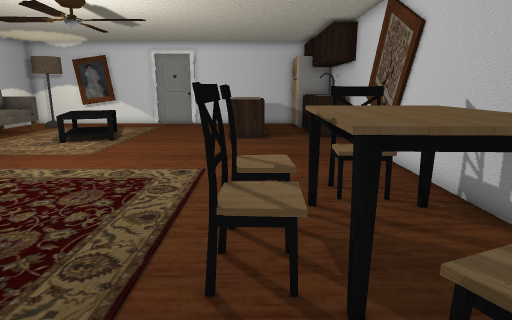
[1] (above)

16 first-person views from a walk through a Unity game level. The camera is 1.4 m above the floor, tilts 12° down and sees 75° across. Doors are open. The floor is counted in squares, 0.5 m on a side. Each view is taken from the middle of a square. On the plan, view 1 faces up. The plan holds only what a view shows up to about 20 squares ahead; the rest is blank. The player is left out. Some surface patterns are stand-ins.

[2]
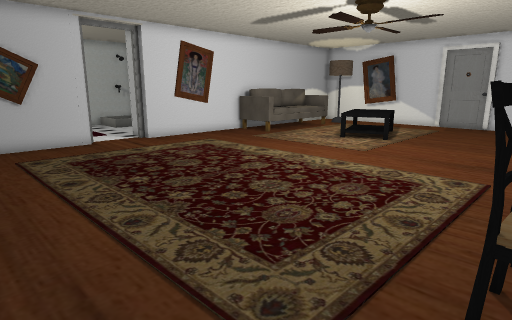

[3]
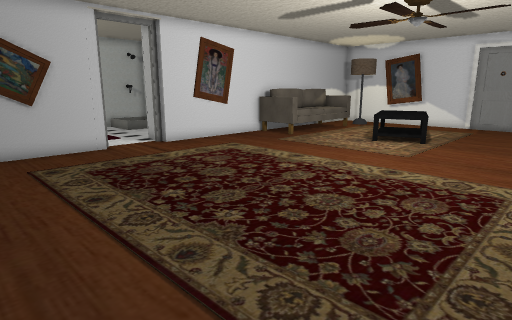

[4]
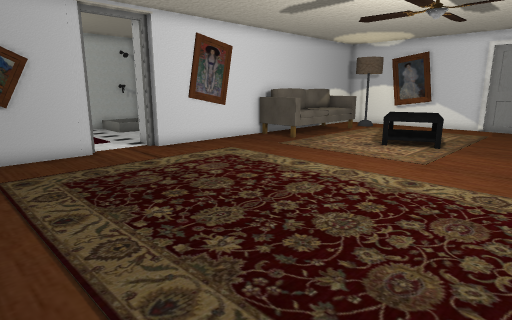

[5]
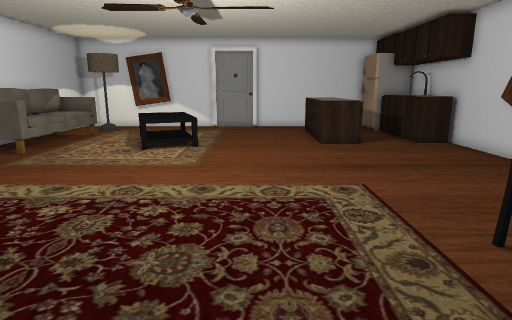

[6]
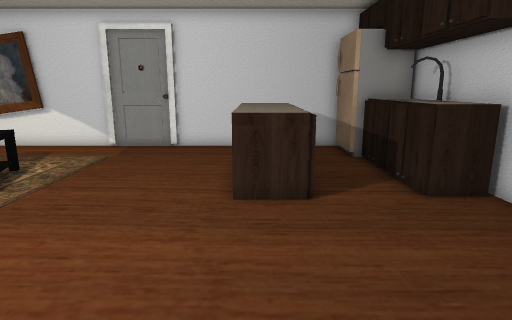

[7]
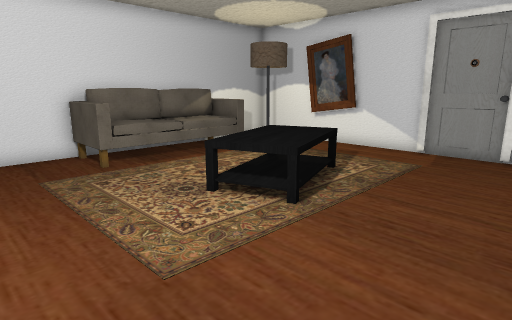

[8]
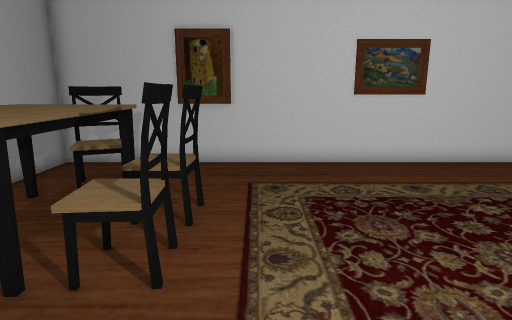

[9]
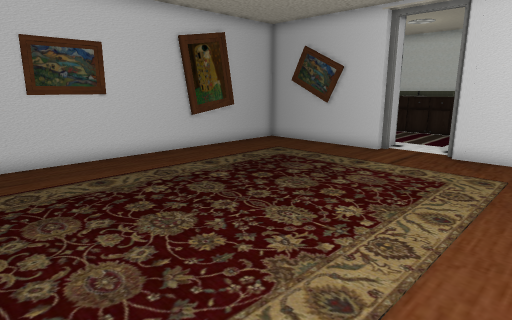

[10]
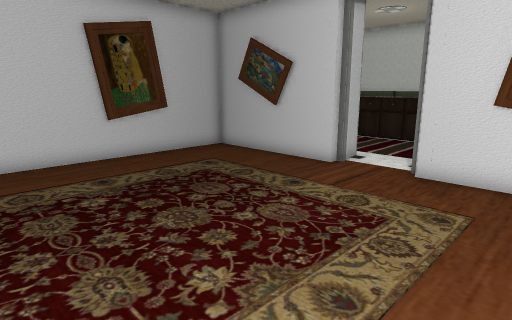

[11]
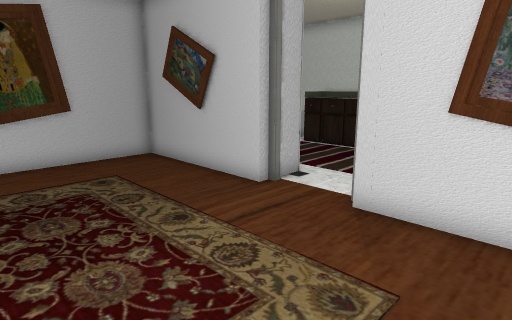

[12]
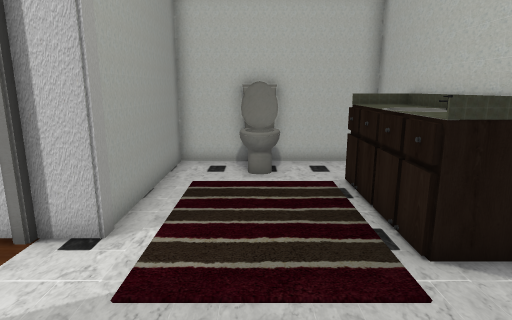

[13]
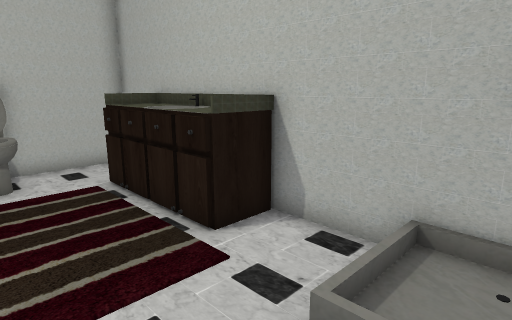

[14]
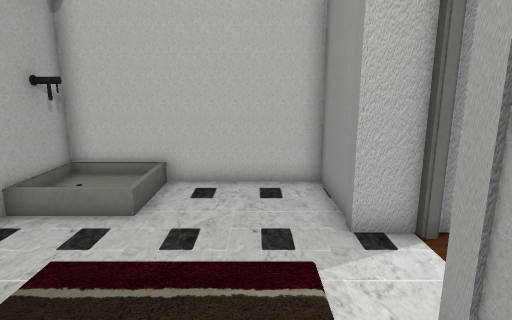

[15]
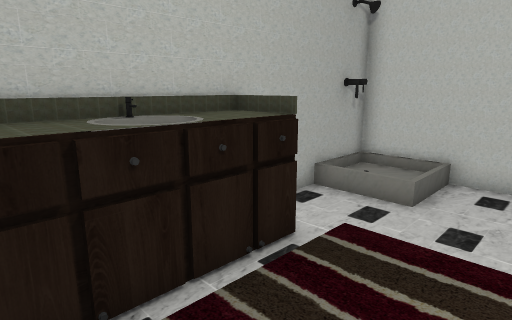

[16]
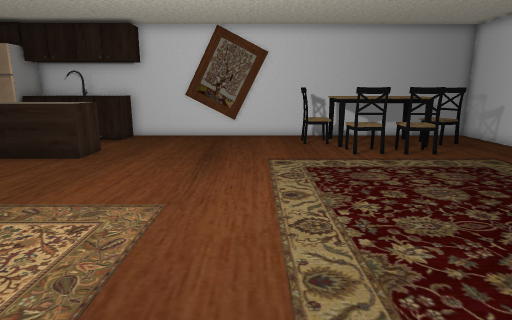

### Floor plan
Key: @ floor where view 1 was taken; # wall or solid block; . floor; / step, stairs or slope; D open door; ^ raised ledge; O other object.
Columns run from 28 left of view 1 to 6 right of it. Each row starts with its distance up from view 1.
 28             ####################
 27                OO.....  ...   .O
 26           #    ............   .O
 25           #     ...........^^ .OOO#
 24           #          ......^^..OOO#
 23           #OOO    O  ......^^..OOO#
 22           OOOO   OOO ......^^..OOO#
 21           OOOO  OOOO ......^^..OOO#
 20           OOOO   OOOO......^^..OOO#
 19           OOOO   OOOO......^^...O##
 18           OOOO   OOOO............##
 17           OOOO    O  ............##
 16           #OOO       ............##
 15           #...       ............#
 14           #......................#
 13 ###########......................#
 12 #O /....###......................##
 11 #  /....###......................##
 10 #///....###...................OO.##
  9 #.......###...................OO.##
  8 #..........................O^^^^^##
  7 #OO.   ....................OO^^^^##
  6 #OO.   .##DDD..............O.^^^^#
  5 #OO.   .###................O^^^^^#
  4 #OO.   .###................O^^^^^#
  3 #OO.  ..###..................#^^##
  2 #OO..O..###...................OO #
  1 # ..OO .###......................#
  0 # ..OO .###.................@....#
 -1 ##################################

Positions as (right, up) in squares from view 1, and headings:
1: (0, 0), facing up
2: (0, 0), facing up-left
3: (-2, 0), facing up-left
4: (-3, 1), facing up-left
5: (-5, 2), facing up
6: (-1, 11), facing up
7: (-3, 12), facing up-left
8: (-2, 12), facing down
9: (-3, 13), facing down-left
10: (-7, 13), facing down-left
11: (-11, 13), facing down-left
12: (-23, 12), facing down
13: (-22, 12), facing down-left
14: (-22, 3), facing up
15: (-22, 2), facing up-left
16: (-15, 12), facing right
